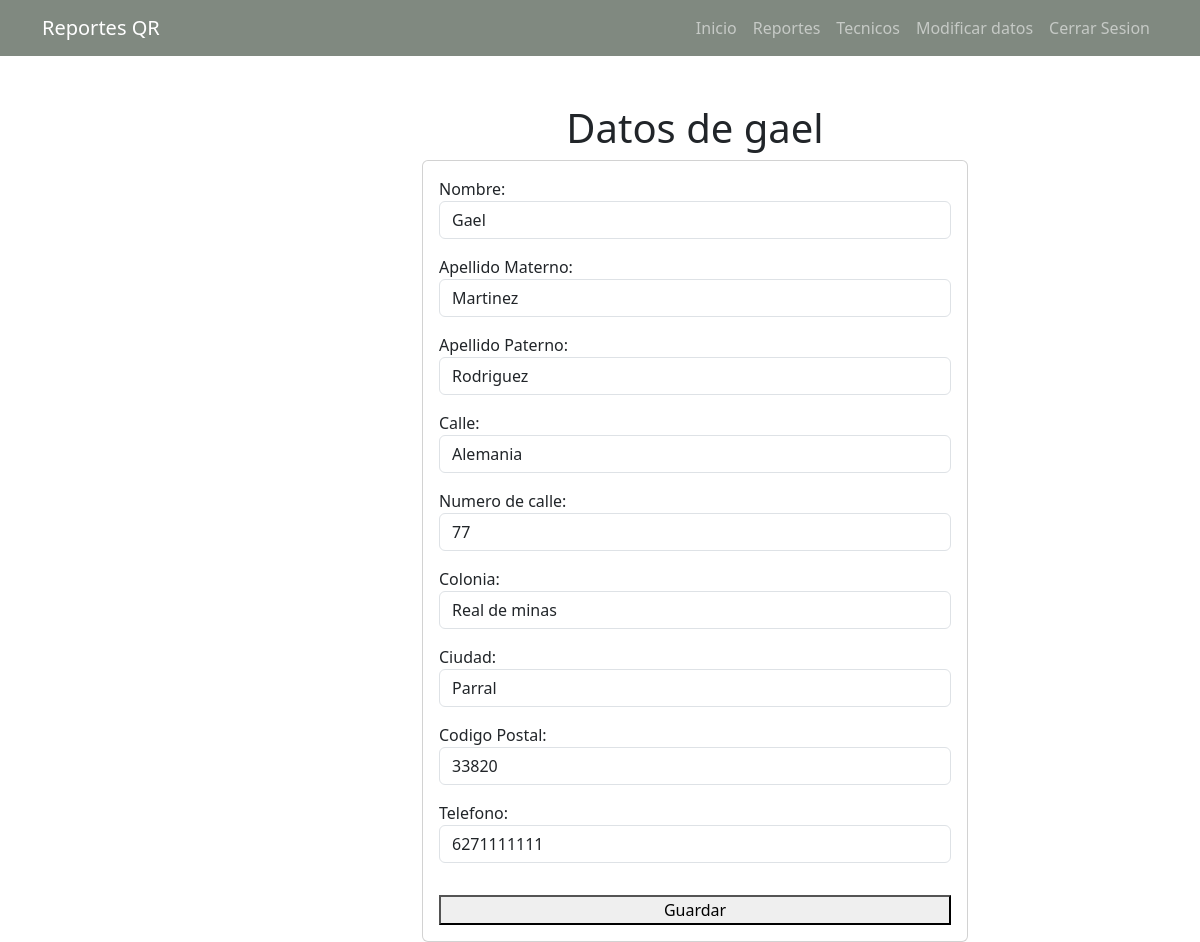
Page /modificar_datos/ (signed in) on the committed database.
### mantenimientoSLOGIN/models.py (models this page shows, shortened)
class DatosUsuario(models.Model):
    user = models.OneToOneField(User, on_delete=models.CASCADE)
    nombre = models.CharField(max_length=100)
    apellido_materno = models.CharField(max_length=100)
    apellido_paterno = models.CharField(max_length=100)
    calle = models.CharField(max_length=100)
    numero_calle = models.CharField(max_length=100)
    colonia = models.CharField(max_length=100)
    ciudad = models.CharField(max_length=100)
    codigo_postal = models.CharField(max_length=10)
    telefono = models.CharField(max_length=15)
    fecha_registro = models.DateTimeField(auto_now_add=True)
    foto_user = models.ImageField(upload_to='usuarios/', blank=True, null=True)
    rol = models.CharField(max_length=20, choices=ROL_CHOICES, default='usuario')  # Agregar el campo "rol"# Agregar el campo "rol"

### mantenimientoSLOGIN/views.py (the view)
# urls.py: path('modificar_datos/', views.modificar_datos, name='modificar_datos'),
def modificar_datos(request):
    user = request.user
    try:
        datos_usuario = user.datosusuario
    except DatosUsuario.DoesNotExist:
        datos_usuario = None
    if request.method == 'POST':
        form = DatosUsuarioForm(request.POST, instance=datos_usuario)
        if form.is_valid():
            datos_usuario = form.save(commit=False)
            datos_usuario.user = request.user
            datos_usuario.save()
            return redirect('reportes')  # Reemplaza 'reportes' con la URL a la que deseas redirigir después de guardar los datos
    else:
        form = DatosUsuarioForm(instance=datos_usuario)
    return render(request, 'modificar_datos.html', {'form': form})

### mantenimientoSLOGIN/forms.py
class DatosUsuarioForm(forms.ModelForm):
    foto_user = forms.ImageField(label='Foto de Usuario', required=False)
    class Meta:
        model = DatosUsuario
        fields = ('nombre', 'apellido_materno', 'apellido_paterno', 'calle', 'numero_calle', 'colonia', 'ciudad', 'codigo_postal', 'telefono')
        labels = {
            'apellido_materno': 'Apellido Materno',
            'apellido_paterno': 'Apellido Paterno',
            'numero_calle': 'Número de calle',
        }

### mantenimientoSLOGIN/templates/modificar_datos.html (shortened to what this page needs)
{% extends 'base.html' %}
{% block content %}
  <main class="container">
  <div class="row">
      <div class="col-md-6 offset-md-4 mt-5">
          <h1 class="text-center">Datos de {{ user.username }}</h1>
          <form method="POST" action="{% url 'modificar_datos' %}" class="card card-body">
          <div class="mb-3">
            <label for="nombre">Nombre:</label>
            <input type="text" name="nombre" class="form-control" id="nombre" value="{{ form.nombre.value }}">
          </div>
          <div class="mb-3">
            <label for="apellido_materno">Apellido Materno:</label>
            <input type="text" name="apellido_materno" class="form-control" id="apellido_materno" value="{{ form.apellido_materno.value }}">
          </div>
          <div class="mb-3">
            <label for="apellido_paterno">Apellido Paterno:</label>
            <input type="text" name="apellido_paterno" class="form-control" id="apellido_paterno" value="{{ form.apellido_paterno.value }}">
          </div>
          <div class="mb-3">
            <label for="calle">Calle:</label>
            <input type="text" name="calle" class="form-control" id="calle" value="{{ form.calle.value }}">
          </div>
          <div class="mb-3">
            <label for="numero_calle">Numero de calle:</label>
            <input type="text" name="numero_calle" class="form-control" id="numero_calle" value="{{ form.numero_calle.value }}">
          </div>
          <div class="mb-3">
            <label for="colonia">Colonia:</label>
            <input type="text" name="colonia" class="form-control" id="colonia" value="{{ form.colonia.value }}">
          </div>
          <div class="mb-3">
            <label for="ciudad">Ciudad:</label>
            <input type="text" name="ciudad" class="form-control" id="ciudad" value="{{ form.ciudad.value }}">
          </div>
          <div class="mb-3">
            <label for="codigo_postal">Codigo Postal:</label>
            <input type="text" name="codigo_postal" class="form-control" id="codigo_postal" value="{{ form.codigo_postal.value }}">
          </div>
          <div class="mb-3">
            <label for="telefono">Telefono:</label>
            <input type="text" name="telefono" class="form-control" id="telefono" value="{{ form.telefono.value }}">
          </div>
          <button class="submit">Guardar</button>
          </form>
          </div>
  </div>
  </main>
{% endblock %}

### rows in the picture
DatosUsuario: nombre "Gael", apellido_materno "Martinez", apellido_paterno "Rodriguez", calle "Alemania", numero_calle "77", colonia "Real de minas", ciudad "Parral", codigo_postal "33820", telefono "6271111111"

### other values in the picture
{{ user.username }} "gael"
